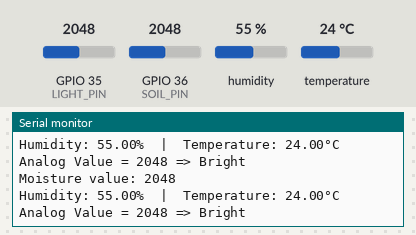
A sketch run on a simulated ESP32. On the bench: the last lines printed to the serial monitor. Inputs (shaded band) come from the test bench; at power-on: GPIO 35 (LIGHT_PIN) = 2048, GPIO 36 (SOIL_PIN) = 2048, humidity 55 %, temperature 24 °C. WiFi joins after 1.5 s; servers stay silent unless stated.

Above: at 3.2 s.
3.3 s: GPIO 35 (LIGHT_PIN) set to 1946
At 4.1 s:
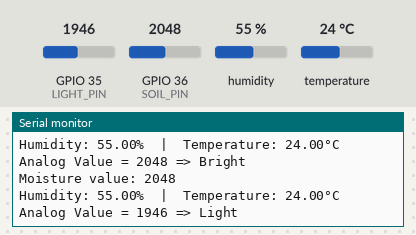
7.2 s: GPIO 35 (LIGHT_PIN) set to 830
At 7.9 s:
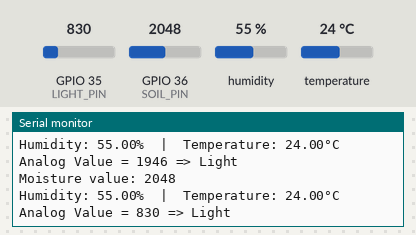
8.7 s: GPIO 35 (LIGHT_PIN) set to 742
At 9.4 s:
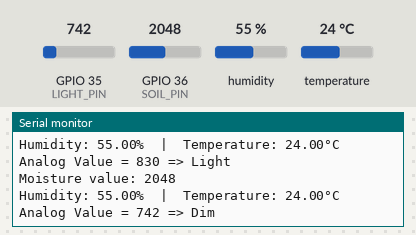

Measured:
- the behaviour switches between 2000 and 1999 on GPIO 35 (LIGHT_PIN) (found by bisection; images 0 and 1)
- the behaviour switches between 800 and 799 on GPIO 35 (LIGHT_PIN) (found by bisection; images 2 and 3)
- after the input at 3.3 s, the serial monitor: prints a new line after 0.39 s (image 1)
- after the input at 7.2 s, the serial monitor: prints a new line after 0.22 s (image 2)
- after the input at 8.7 s, the serial monitor: prints a new line after 0.32 s (image 3)

The sketch:

esp32_test.ino
```cpp
/*
 * This ESP32 code is created by esp32io.com
 *
 * This ESP32 code is released in the public domain
 *
 * For more detail (instruction and wiring diagram), visit https://esp32io.com/tutorials/esp32-web-server
 */

#include <WiFi.h>
#include <DHT.h>
#include <ESPAsyncWebServer.h>

#define SOIL_PIN 36
#define DHT_PIN 33
#define LIGHT_PIN 35

const char* ssid = "Home_2,4";              // CHANGE IT
const char* password = "53AYFBECFy8ENDsk";  // CHANGE IT

AsyncWebServer server(80);
DHT dht11(DHT_PIN, DHT11);

void setup() {
  Serial.begin(9600);

  // set the ADC attenuation to 11 dB (up to ~3.3V input)
  analogSetAttenuation(ADC_11db);

  dht11.begin();  // initialize the DHT11 sensor

  // Connect to Wi-Fi
  WiFi.begin(ssid, password);
  while (WiFi.status() != WL_CONNECTED) {
    delay(1000);
    Serial.println("Connecting to WiFi...");
  }
  Serial.println("Connected to WiFi");

  // Print the ESP32's IP address
  Serial.print("ESP32 Web Server's IP address: ");
  Serial.println(WiFi.localIP());

  // Define a route to serve the HTML page
  server.on("/", HTTP_GET, [](AsyncWebServerRequest* request) {
    Serial.println("ESP32 Web Server: New request received:");  // for debugging
    Serial.println("GET /");                                    // for debugging
    request->send(200, "text/html", "<html><body><h1>Hello, ESP32!</h1></body></html>");
  });

  // Start the server
  server.begin();
}

void loop() {
  int soilAnalogValue = analogRead(SOIL_PIN);  // read the analog value from sensor

  Serial.print("Moisture value: ");
  Serial.println(soilAnalogValue);

  // read humidity
  float hum = dht11.readHumidity();
  // read temperature in Celsius
  float temp = dht11.readTemperature();

  // check whether the reading is successful or not
  if (isnan(temp) || isnan(hum)) {
    Serial.println("Failed to read from DHT11 sensor!");
  } else {
    Serial.print("Humidity: ");
    Serial.print(hum);
    Serial.print("%");

    Serial.print("  |  ");

    Serial.print("Temperature: ");
    Serial.print(temp);
    Serial.print("°C ");
  }

  // reads the input on analog pin (value between 0 and 4095)
  int lightAnalogValue = analogRead(LIGHT_PIN);

  Serial.print("Analog Value = ");
  Serial.print(lightAnalogValue);  // the raw analog reading

  // We'll have a few threshholds, qualitatively determined
  if (lightAnalogValue < 40) {
    Serial.println(" => Dark");
  } else if (lightAnalogValue < 800) {
    Serial.println(" => Dim");
  } else if (lightAnalogValue < 2000) {
    Serial.println(" => Light");
  } else if (lightAnalogValue < 3200) {
    Serial.println(" => Bright");
  } else {
    Serial.println(" => Very bright");
  }


  delay(500);
  String jsonData = "{\"airTemperature\":" + String(temp) + ",\"airHumidity\":" + String(hum) + ",\"luminosity\":" + String(lightAnalogValue) + ",\"soilHumidity\":" + String(soilAnalogValue) + "}";
}
```
